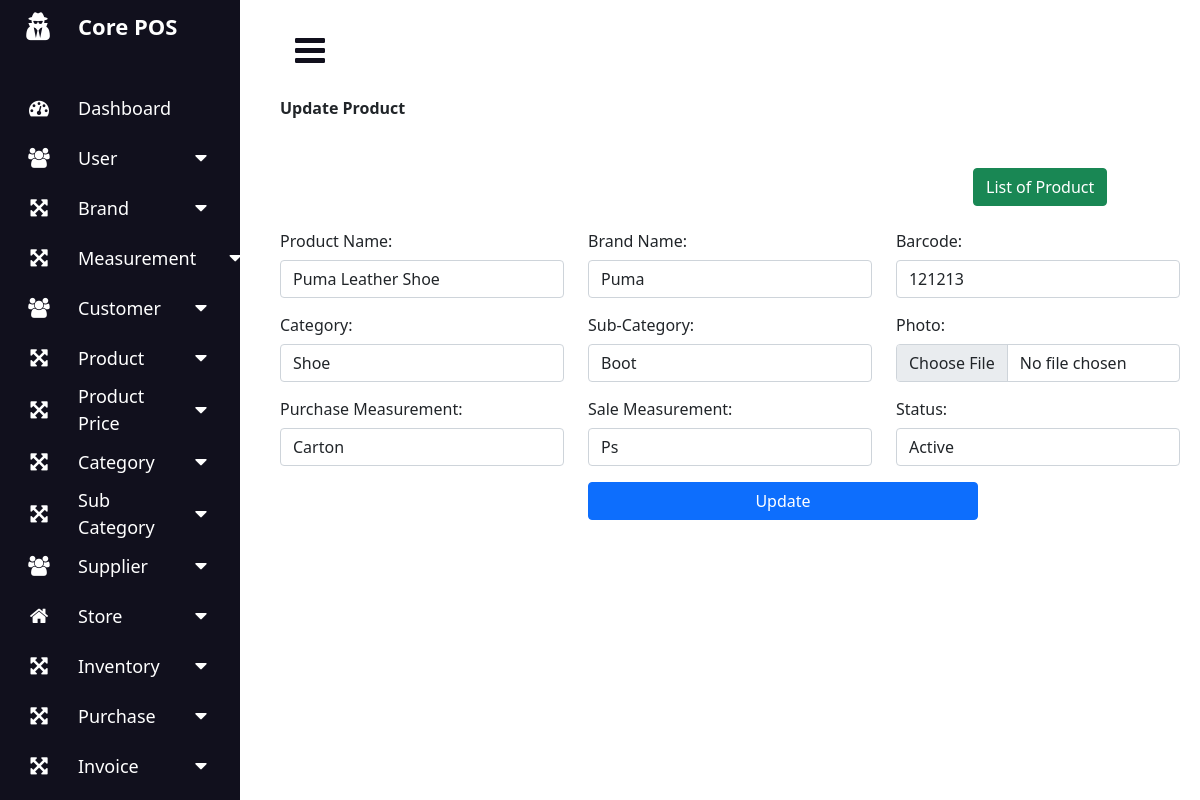
Screenshot of /index.php?page=edit_product&id=12 (signed in) with the database file from the repository.
### tables this page shows
CREATE TABLE `products` (
  `id` int(11) NOT NULL,
  `name` varchar(255) NOT NULL,
  `brand_id` bigint(50) NOT NULL,
  `barcode` bigint(50) NOT NULL,
  `category_id` bigint(50) NOT NULL,
  `subcategory_id` bigint(50) NOT NULL,
  `product_image` varchar(5000) NOT NULL,
  `measure_purchase_id` bigint(50) NOT NULL,
  `measure_sale_id` bigint(50) NOT NULL,
  `status` varchar(50) NOT NULL,
  `created_at` timestamp NOT NULL DEFAULT current_timestamp(),
  `updated_at` timestamp NULL DEFAULT NULL ON UPDATE current_timestamp()
);

CREATE TABLE `brands` (
  `id` int(11) NOT NULL,
  `brand_name` varchar(255) DEFAULT NULL,
  `created_at` timestamp NOT NULL DEFAULT current_timestamp(),
  `updated_at` timestamp NULL DEFAULT NULL ON UPDATE current_timestamp()
);

CREATE TABLE `category` (
  `id` int(11) NOT NULL,
  `category_name` varchar(250) DEFAULT NULL,
  `created_at` timestamp NOT NULL DEFAULT current_timestamp(),
  `updated_at` timestamp NULL DEFAULT NULL ON UPDATE current_timestamp()
);

CREATE TABLE `sub_category` (
  `id` int(11) NOT NULL,
  `sub_category_name` varchar(250) DEFAULT NULL,
  `category_id` bigint(30) DEFAULT NULL,
  `created_at` timestamp NOT NULL DEFAULT current_timestamp(),
  `updated_at` timestamp NULL DEFAULT NULL ON UPDATE current_timestamp()
);

CREATE TABLE `measurements` (
  `id` int(11) NOT NULL,
  `measurement_name` varchar(255) NOT NULL,
  `status` varchar(255) NOT NULL,
  `created_at` timestamp NOT NULL DEFAULT current_timestamp(),
  `updated_at` timestamp NULL DEFAULT NULL ON UPDATE current_timestamp()
);

### edit_product.php (the view, shortened to what this page needs)
<?php
$conn = mysqli_connect("localhost","root","","core_pos");
?>
<?php
$product_id=$_GET['id'];
$query1="SELECT * FROM products WHERE id='{$product_id}'";
$result1=$conn->query($query1);
$product= mysqli_fetch_array($result1);
$query2 = "SELECT * FROM brands";
$brands = $conn->query($query2);
$query3 = "SELECT * FROM category";
$category = $conn->query($query3);
$query4 = "SELECT * FROM sub_category";
$sub_category = $conn->query($query4);
$query5 = "SELECT * FROM measurements";
$measurement_purchase = $conn->query($query5);
$query6 = "SELECT * FROM measurements";
$measurement_sale = $conn->query($query6);
?>
<div class="row">
    <div class="col-md-12">
        <div class="panel panel-default">
            <div class="panel-heading">
                <strong>
                    <span> Update Product</span>
                </strong>
            </div>
            <div class="page-content">
                <div class="ibox">
                    <div class="ibox-body">
                        <div class="row mt-5">
                            <div class="col-md-12">
                                <div class="row">
                                    <div class="col-sm-9"></div>
                                    <div class="col sm-3">
                                        <div class="col-lg-12 col-md-12 col-xl-12 text-right mb-3">
                                            <a href="index.php?page=product_list" class="btn btn-success float-right">List of Product</a>
                                        </div>
                                    </div>
                                </div>
                                <form action="" method="post" enctype="multipart/form-data">
                                    <div class="form-row">
                                        <div class="row">
                                            <div class="col-md-4">
                                                <label for="full_name" class="col-form-label">Product Name:</label>
                                                <input type="text" name="name" placeholder="Product Name" required class="form-control" value="<?php echo $product['name'] ?>">
                                            </div>
                                            <div class="col-md-4">
                                                <label class="col-form-label">Brand Name:</label>
                                                <select name="brand_id" id="text" class="form-control text-capitalize">
                                                    <?php foreach ($brands as $brand_data) { ?>
                                                        <option value="<?php echo $brand_data['id'] ?>" <?php if($brand_data['id'] === $product['brand_id'] ): echo "selected"; endif; ?> class="text-capitalize"><?php echo $brand_data['brand_name'] ?></option>
                                                    <?php } ?>
                                                </select>
                                            </div>
                                            <div class="col-md-4">
                                                <label for="barcode" class="col-form-label">Barcode:</label>
                                                <input type="text" name="barcode" placeholder="Barcode" required class="form-control" value="<?php echo $product['barcode'] ?>">
                                            </div>
                                        </div>
                                    </div>
                                    <div class="row mt-2">
                                            <div class="col-md-4">
                                                <label class="col-form-label">Category:</label>
                                                <select name="category_id" id="text" class="form-control text-capitalize">
                                                    <?php foreach ($category as $categoryData) { ?>
                                                        <option value="<?php echo $categoryData['id'] ?>" <?php if($categoryData['id'] === $product['category_id'] ): echo "selected"; endif; ?> class="text-capitalize"><?php echo $categoryData['category_name'] ?></option>
                                                    <?php } ?>
                                                </select>
                                            </div>
                                            <div class="col-md-4">
                                                <label class="col-form-label">Sub-Category:</label>
                                                <select name="subcategory_id" id="text" class="form-control text-capitalize">
                                                    <?php foreach ($sub_category as $sub_categoryData) { ?>
                                                        <option value="<?php echo $sub_categoryData['id'] ?>" <?php if($sub_categoryData['id'] === $product['subcategory_id'] ): echo "selected"; endif; ?> class="text-capitalize"><?php echo $sub_categoryData['sub_category_name'] ?></option>
                                                    <?php } ?>
                                                </select>
                                            </div>
                                            <div class="col-md-4">
                                                <label for="Photo" class="col-form-label">Photo:</label>
                                                <input type="file" name="product_image" placeholder="Upload Image" class="form-control" value="<?php echo $product['product_image'] ?>">
                                            </div>
                                    </div>
                                    <div class="row mt-2">
                                        <div class="col-md-4">
                                            <label class="col-form-label">Purchase Measurement:</label>
                                            <select name="measure_purchase_id" id="text" class="form-control text-capitalize">
                                                <?php foreach ($measurement_purchase as $measure_purchase) { ?>
                                                    <option value="<?php echo $measure_purchase['id'] ?>" <?php if($measure_purchase['id'] === $product['measure_purchase_id'] ): echo "selected"; endif; ?> class="text-capitalize"><?php echo $measure_purchase['measurement_name'] ?></option>
                                                <?php } ?>
                                            </select>
                                        </div>
                                        <div class="col-md-4">
                                            <label class="col-form-label">Sale Measurement:</label>
                                            <select name="measure_sale_id" id="text" class="form-control text-capitalize">
                                                <?php foreach ($measurement_sale as $measure_sale) { ?>
                                                    <option value="<?php echo $measure_sale['id'] ?>" <?php if($measure_sale['id'] === $product['measure_sale_id'] ): echo "selected"; endif; ?> class="text-capitalize"><?php echo $measure_sale['measurement_name'] ?></option>
                                                <?php } ?>
                                            </select>
                                        </div>
                                        <div class="col-md-4 ">
                                            <label for="status" class="col-form-label">Status:</label>
                                            <select name="status" required class="form-control">
                                                <option value="active"<?php if($product['status']=== 'active') echo 'selected'; ?>>Active</option>
                                            </select>
                                        </div>
                                    </div>
                                    <div class="form-group row mt-3 ">
                                        <label class="col-sm-4 col-form-label"></label>
                                        <div class="col-sm-4">
                                            <button type="submit" name="update_product" class=" samplewidth btn btn-primary btn-block">Update</button>
                                        </div>
                                    </div>
                                </form>
                            </div>
                        </div>
                    </div>
                </div>
            </div>
        </div>
    </div>
</div>

### styles.css (style rules this page uses)
* { margin: 0; padding: 0; box-sizing: border-box; }

### index.php (style rules this page uses)
.samplewidth { width: 390px; }

### rows the page displays
products: name "Puma Leather Shoe", brand_id "Puma", barcode "121213", category_id "shoe", subcategory_id "Boot", measure_purchase_id "Carton", measure_sale_id "ps", status "Active"
